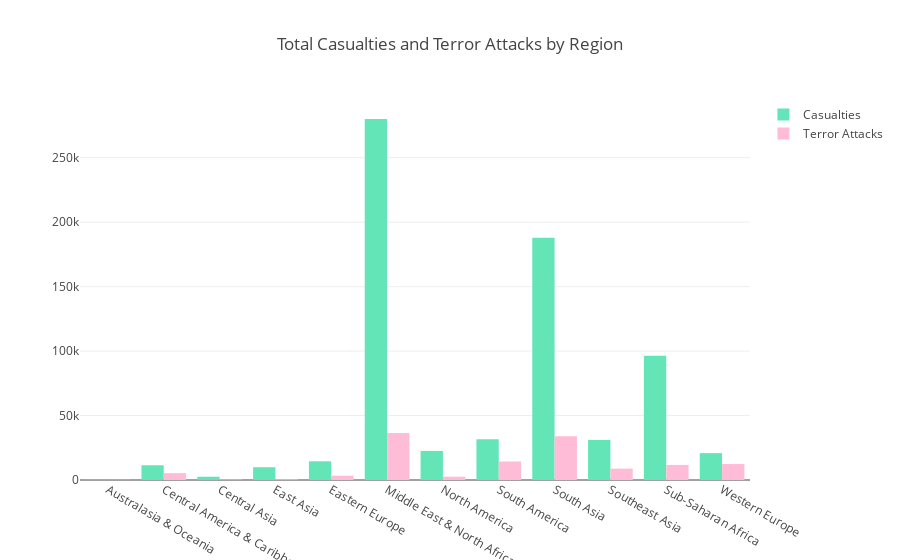

Source (notebook cell):
### Code cell
#Casualties by Region
cpr = GTD.groupby('region_txt', as_index= False)['casualties'].sum()
apr = GTD.groupby('region_txt')['region_txt'].count()

trace_1 = go.Bar(x = cpr.region_txt, y = cpr.casualties,
                 marker = dict(color = 'rgb(100, 229, 184)'),
                 name = 'Casualties')

trace_2 = go.Bar(x = apr.index, y = apr,
                 marker = dict(color = 'rgb(255, 188, 214)'),
                 name = 'Terror Attacks')

layout = go.Layout(title = "Total Casualties and Terror Attacks by Region", barmode='group' )


py.iplot(dict(data = [trace_1,trace_2], layout = layout))

### Figure 1 — Plotly figure (JSON) as saved in the notebook; plotly's stock layout.template omitted (floating-point values rounded to 4 significant figures)
{"data": [{"marker": {"color": "rgb(100, 229, 184)"}, "name": "Casualties", "type": "bar", "x": ["Australasia & Oceania", "Central America & Caribbean", "Central Asia", "East Asia", "Eastern Europe", "Middle East & North Africa", "North America", "South America", "South Asia", "Southeast Asia", "Sub-Saharan Africa", "Western Europe"], "y": [207, 11435, 2536, 9922, 14518, 280053, 22580, 31613, 187961, 31024, 96308, 20837]}, {"marker": {"color": "rgb(255, 188, 214)"}, "name": "Terror Attacks", "type": "bar", "x": ["Australasia & Oceania", "Central America & Caribbean", "Central Asia", "East Asia", "Eastern Europe", "Middle East & North Africa", "North America", "South America", "South Asia", "Southeast Asia", "Sub-Saharan Africa", "Western Europe"], "y": [149, 5320, 378, 493, 3362, 36420, 2583, 14336, 33990, 8811, 11707, 12373]}], "layout": {"barmode": "group", "title": "Total Casualties and Terror Attacks by Region"}}
